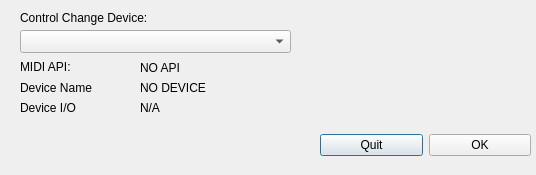
<?xml version="1.0" encoding="UTF-8"?>
<ui version="4.0">
 <class>deviceSelection</class>
 <widget class="QDialog" name="deviceSelection">
  <property name="windowModality">
   <enum>Qt::ApplicationModal</enum>
  </property>
  <property name="geometry">
   <rect>
    <x>0</x>
    <y>0</y>
    <width>536</width>
    <height>175</height>
   </rect>
  </property>
  <property name="windowTitle">
   <string>Dialog</string>
  </property>
  <property name="modal">
   <bool>true</bool>
  </property>
  <widget class="QComboBox" name="outputDevicesList">
   <property name="geometry">
    <rect>
     <x>20</x>
     <y>30</y>
     <width>271</width>
     <height>23</height>
    </rect>
   </property>
  </widget>
  <widget class="QLabel" name="deviceIOLabel">
   <property name="geometry">
    <rect>
     <x>20</x>
     <y>100</y>
     <width>101</width>
     <height>16</height>
    </rect>
   </property>
   <property name="text">
    <string>Device I/O</string>
   </property>
  </widget>
  <widget class="QLabel" name="deviceNameText">
   <property name="geometry">
    <rect>
     <x>140</x>
     <y>80</y>
     <width>101</width>
     <height>16</height>
    </rect>
   </property>
   <property name="text">
    <string>NO DEVICE</string>
   </property>
  </widget>
  <widget class="QLabel" name="deviceIOText">
   <property name="geometry">
    <rect>
     <x>140</x>
     <y>100</y>
     <width>101</width>
     <height>16</height>
    </rect>
   </property>
   <property name="text">
    <string>N/A</string>
   </property>
  </widget>
  <widget class="QLabel" name="outputDevicesListLabel">
   <property name="geometry">
    <rect>
     <x>20</x>
     <y>10</y>
     <width>191</width>
     <height>16</height>
    </rect>
   </property>
   <property name="text">
    <string>Control Change Device:</string>
   </property>
  </widget>
  <widget class="QLabel" name="midiApiText">
   <property name="geometry">
    <rect>
     <x>140</x>
     <y>60</y>
     <width>101</width>
     <height>16</height>
    </rect>
   </property>
   <property name="text">
    <string>NO API</string>
   </property>
  </widget>
  <widget class="QLabel" name="midiApiLabel">
   <property name="geometry">
    <rect>
     <x>20</x>
     <y>60</y>
     <width>57</width>
     <height>14</height>
    </rect>
   </property>
   <property name="text">
    <string>MIDI API:</string>
   </property>
  </widget>
  <widget class="QLabel" name="deviceNameLabel">
   <property name="geometry">
    <rect>
     <x>20</x>
     <y>80</y>
     <width>101</width>
     <height>16</height>
    </rect>
   </property>
   <property name="text">
    <string>Device Name</string>
   </property>
  </widget>
  <widget class="QWidget" name="layoutWidget">
   <property name="geometry">
    <rect>
     <x>320</x>
     <y>130</y>
     <width>211</width>
     <height>31</height>
    </rect>
   </property>
   <layout class="QHBoxLayout" name="horizontalLayout">
    <item>
     <widget class="QPushButton" name="dialogQuit">
      <property name="text">
       <string>Quit</string>
      </property>
     </widget>
    </item>
    <item>
     <widget class="QPushButton" name="dialogOK">
      <property name="text">
       <string>OK</string>
      </property>
     </widget>
    </item>
   </layout>
  </widget>
  <widget class="QLabel" name="reccomendedLabel">
   <property name="geometry">
    <rect>
     <x>300</x>
     <y>20</y>
     <width>221</width>
     <height>31</height>
    </rect>
   </property>
   <property name="text">
    <string/>
   </property>
  </widget>
 </widget>
 <resources/>
 <connections/>
</ui>
